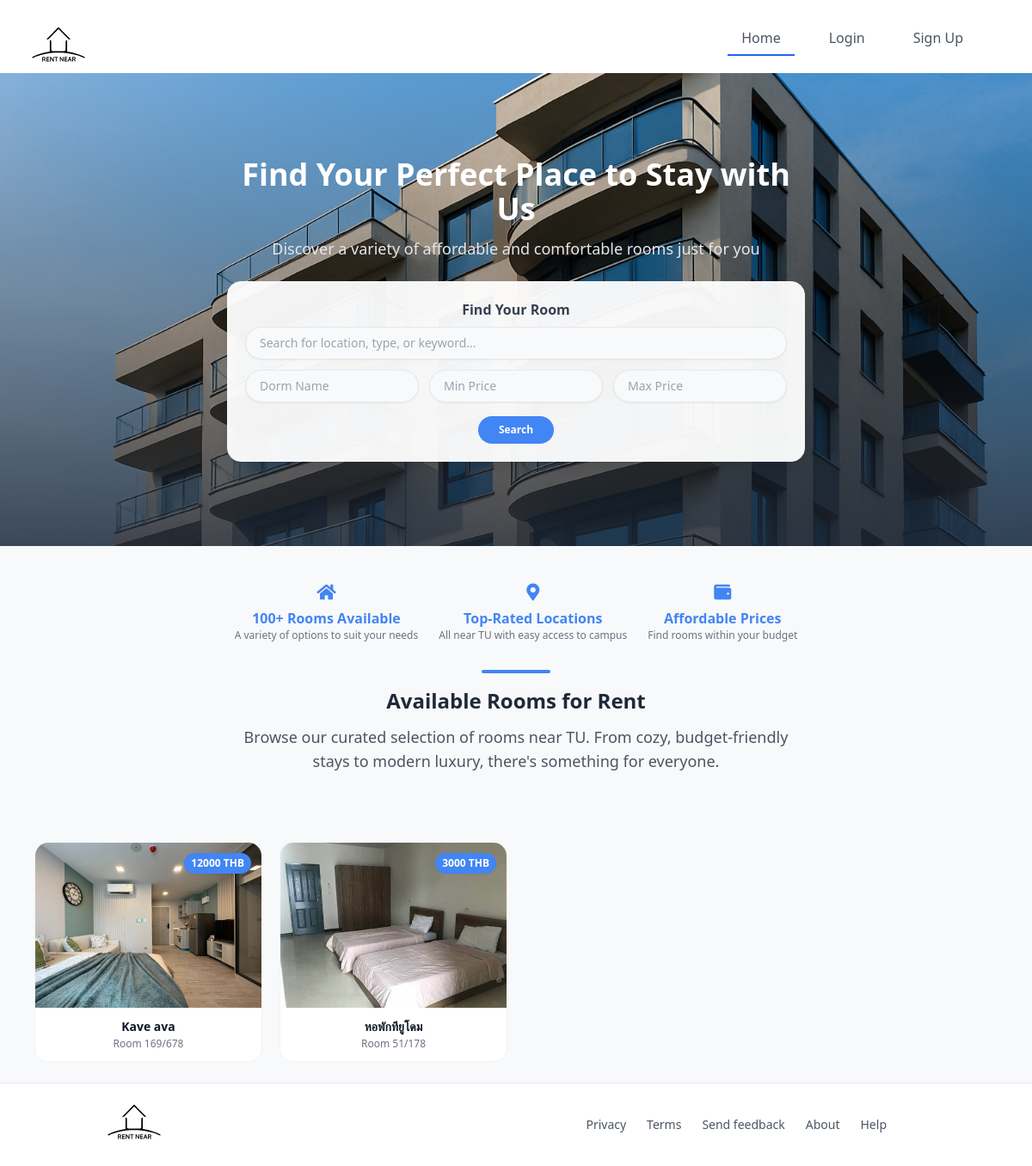
The app's page /, older data.
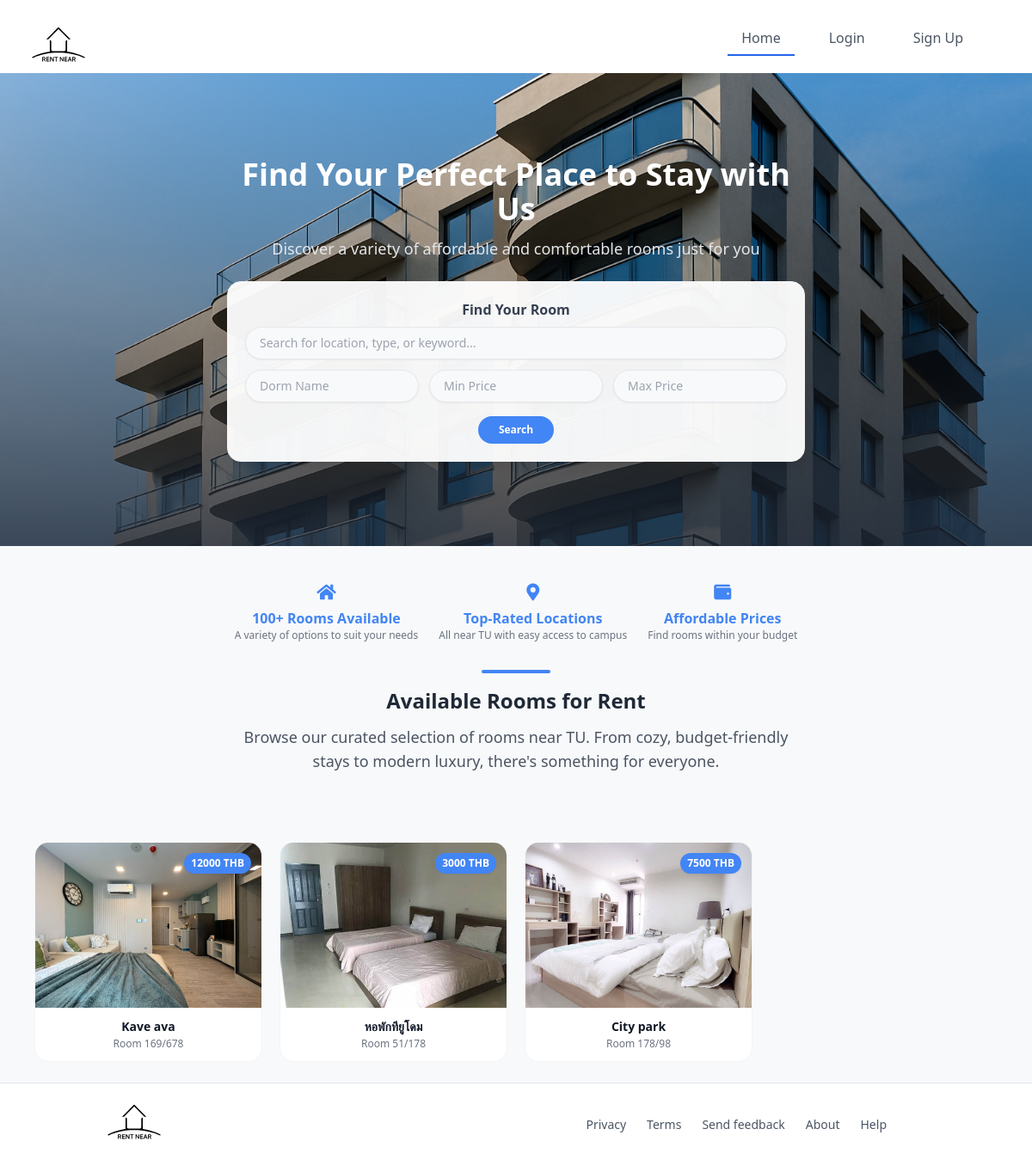
The same page, newer data.
### myapp/models.py (models this page shows, shortened)
class Room(models.Model):
    landlord = models.ForeignKey(Landlord, on_delete=models.CASCADE, related_name='rooms', null=True, blank=True)
    dorm_name = models.CharField(max_length=255)
    room_name = models.CharField(max_length=255, default='')
    image = models.ImageField(upload_to='room_images/', blank=True, null=True)
    price = models.DecimalField(max_digits=10, decimal_places=2)
    location = models.CharField(max_length=255)
    lease_duration_months = models.PositiveIntegerField(default=1, verbose_name="Lease Duration (Months)")
    table_count = models.PositiveIntegerField(default=0, verbose_name="table_count")
    bed_count = models.PositiveIntegerField(default=0, verbose_name="bed_count")
    chair_count = models.PositiveIntegerField(default=0, verbose_name="chair_count")
    aircon_count = models.PositiveIntegerField(default=0, verbose_name="aircon_count")
    sofa_count = models.PositiveIntegerField(default=0, verbose_name="sofa_count")
    wardrobe_count = models.PositiveIntegerField(default=0, verbose_name="wardrobe_count")
    desk_count = models.PositiveIntegerField(default=0, verbose_name="desk_count")
    tv_count = models.PositiveIntegerField(default=0, verbose_name="tv_count")
    refrigerator_count = models.PositiveIntegerField(default=0, verbose_name="refrigerator_count")
    water_heater_count = models.PositiveIntegerField(default=0, verbose_name="water_heater_count")
    size = models.FloatField()
    description = models.TextField(blank=True, null=True)
    available = models.BooleanField(default=True)
    created_at = models.DateTimeField(auto_now_add=True)

### myapp/views.py (the view)
# urls.py: path('', views.home, name='home'),
def home(request):
    max_price = request.GET.get('max_price')
    min_price = request.GET.get('min_price')
    dorm_name = request.GET.get('dorm_name')
    description = request.GET.get('description')
    queryset = Room.objects.filter(available=True)
    if max_price:
        try:
            max_price = float(max_price)
            queryset = queryset.filter(price__lte=max_price)
        except ValueError:
            pass
    if min_price:
        try:
            min_price = float(min_price)
            queryset = queryset.filter(price__gte=min_price)
        except ValueError:
            pass
    if dorm_name:
        queryset = queryset.filter(dorm_name__icontains=dorm_name)
    if description:
        queryset = queryset.filter(description__icontains=description)
    rooms_per_page = 10
    page = request.GET.get('page', '1')
    paginator = Paginator(queryset, rooms_per_page)
    try:
        rooms = paginator.page(page)
    except:
        rooms = paginator.page(1)
    return render(request, 'home.html', {'rooms': rooms})

### myapp/templates/home.html (shortened to what the changed rows need)
{% extends 'base.html' %}
{% load static %}
{% block content %}
<section class="relative w-full h-[550px] bg-cover bg-center"
         style="background-image: url('{% static 'image/dorm.png' %}');">
    <div class="relative z-10 flex flex-col justify-center items-center text-white text-center h-full px-4 pt-12 sm:pt-0">
        <div class="max-w-2xl mb-6" data-aos="fade-up" data-aos-duration="600">
            <h1 class="text-xl sm:text-2xl md:text-4xl font-bold mb-3 text-white"
                style="font-family: ui-sans-serif, system-ui, sans-serif, 'Apple Color Emoji', 'Segoe UI Emoji', 'Segoe UI Symbol', 'Noto Color Emoji';">
                Find Your Perfect Place to Stay with Us
            </h1>
        </div>
    </div>
</section>
<section id="room-list" class="container mx-auto px-4 py-10 text-center bg-[#f8f9fa]">
    <div class="max-w-2xl mx-auto">
        <h2 class="text-xl sm:text-2xl font-bold text-gray-800 mb-3"
            style="font-family: ui-sans-serif, system-ui, sans-serif, 'Apple Color Emoji', 'Segoe UI Emoji', 'Segoe UI Symbol', 'Noto Color Emoji';">
            Available Rooms for Rent
        </h2>
    </div>
</section>
<section class="container mx-auto px-4 py-6 w-full max-w-6xl bg-[#f8f9fa]">
    <div class="grid grid-cols-1 sm:grid-cols-2 md:grid-cols-3 lg:grid-cols-4 gap-5">
        {% for room in rooms %}
        <a href="{% url 'room_detail' pk=room.pk %}"
           class="relative block bg-white/95 rounded-2xl overflow-hidden transition-all duration-300 hover:shadow-lg border border-gray-100"
           data-aos="fade-up" data-aos-duration="600">
            <div class="relative h-44 sm:h-48 overflow-hidden">
                {% if room.image %}
                <img src="{{ room.image.url }}" alt="Room Image"
                     class="w-full h-full object-cover transition-transform duration-500 hover:scale-105">
                {% else %}
                <div class="w-full h-full bg-gradient-to-br from-gray-200 to-gray-300 flex items-center justify-center text-gray-500 text-xs font-medium">
                    No Image Available
                </div>
                {% endif %}
            </div>
            <div class="p-3 text-center">
                <h3 class="text-sm font-semibold text-gray-900 truncate"
                    style="font-family: ui-sans-serif, system-ui, sans-serif, 'Apple Color Emoji', 'Segoe UI Emoji', 'Segoe UI Symbol', 'Noto Color Emoji';">
                    {{ room.dorm_name }}
                </h3>
                <p class="text-xs text-gray-500 mt-0.5"
                   style="font-family: ui-sans-serif, system-ui, sans-serif, 'Apple Color Emoji', 'Segoe UI Emoji', 'Segoe UI Symbol', 'Noto Color Emoji';">
                    Room {{ room.room_name }}
                </p>
                <div class="absolute top-3 right-3 bg-[#4285f4] text-white text-xs font-semibold px-2 py-1 rounded-full shadow-sm">
                    {{ room.price|floatformat:0 }} THB
                </div>
            </div>
        </a>
        {% endfor %}
    </div>
</section>
{% endblock content %}

Row changes from the older to the newer data that the page shows:
added Room: image (picture), dorm_name "City park", room_name "178/98", price "7500"
